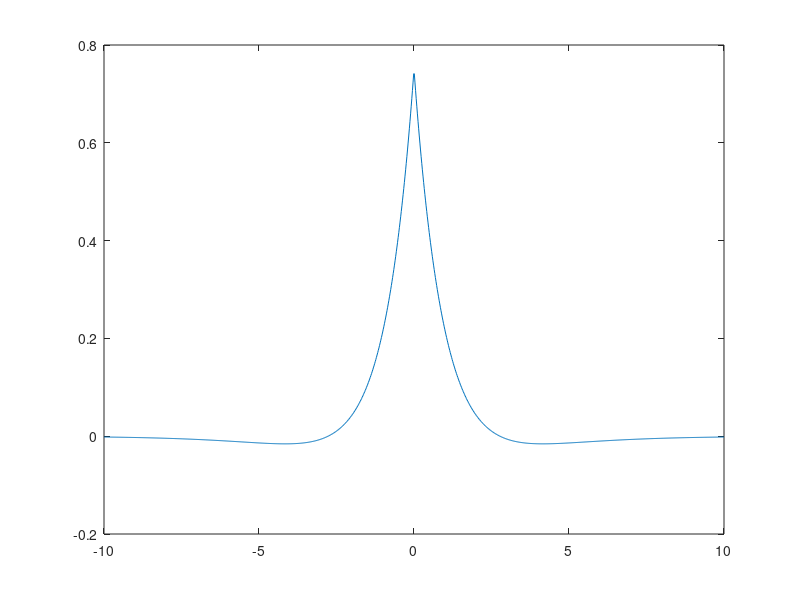
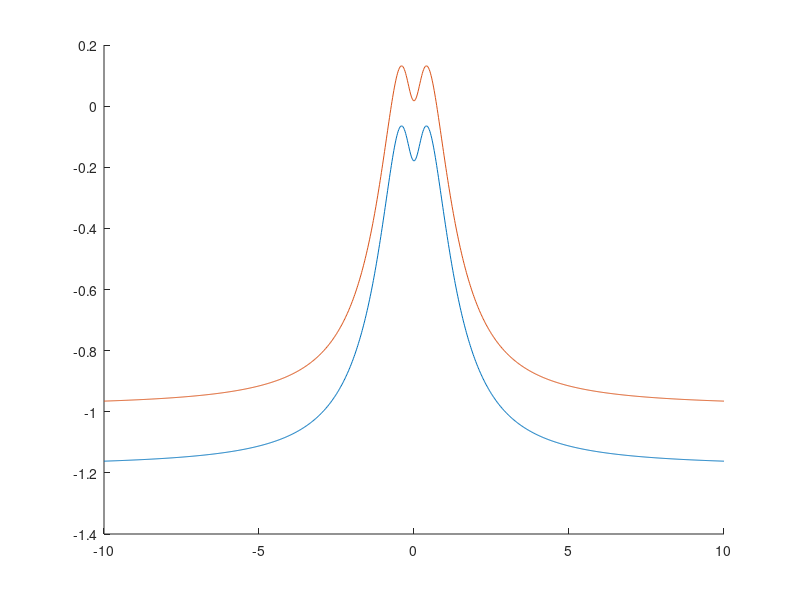

These charts were generated, in order, by the following MATLAB code: (Note: this script raises an error after producing the figures.)
%% Close all
close all, clear all, clc;

%% Model parameters
xi0 = 1.0; 
nu  = 6.0; c = 1;
mu  = 25; 

gamm = @(v,nu) sqrt((1.0/c+v)/nu);

SFun      = @(v) 1./(1+exp(-mu*v))-0.5; 
SPrimeFun = @(v) mu*exp(-mu*v)./(1+exp(-mu*v)).^2; 

gamma1 = 1;   b1 = 1;
gamma2 = 1/4; b2 = 1/2;
wFun = @(x) gamma1*exp(-b1*abs(x)) - gamma2*exp(-b2*abs(x));
wHatAn = @(p) 2*b1*gamma1./(b1^2+p.^2) - 2*b2*gamma2./(b2^2+p.^2);

wcrit = 2*gamm(0,nu)*nu/(exp(-gamm(0,nu)*xi0)*SPrimeFun(0));
p = linspace(-10,10,1000);

x = linspace(-10,10,1000); 

figure; plot(x,wFun(x));

figure, hold on;
plot(p,wHatAn(p)-wcrit);
% yline(wcrit);

mu = 30;
SFun      = @(v) 1./(1+exp(-mu*v))-0.5; 
SPrimeFun = @(v) mu*exp(-mu*v)./(1+exp(-mu*v)).^2; 
wcrit = 2*gamm(0,nu)*nu/(exp(-gamm(0,nu)*xi0)*SPrimeFun(0));
plot(p,wHatAn(p)-wcrit);
yline(0);

xlabel('$p$');
ylabel('$\hat w(p) - w_*$');

saveas(gcf,'figure.pdf');
